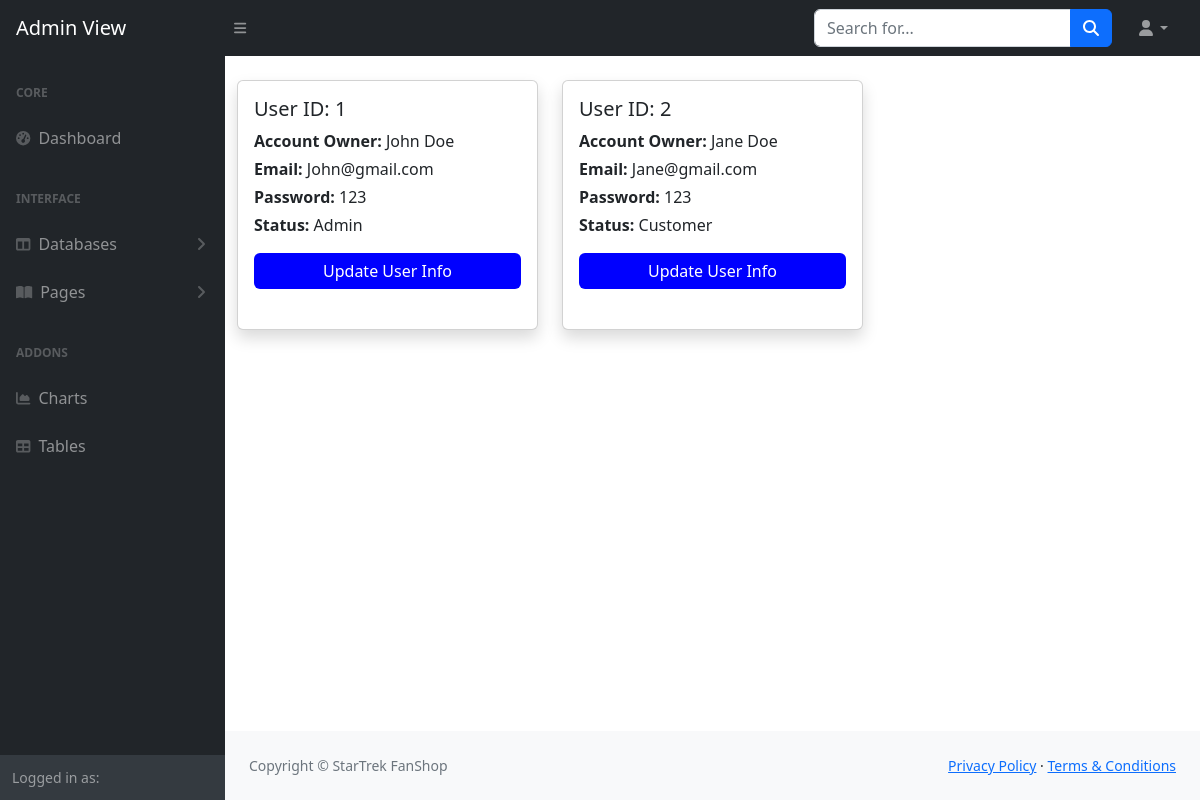
Before: /manage_users with the older database file.
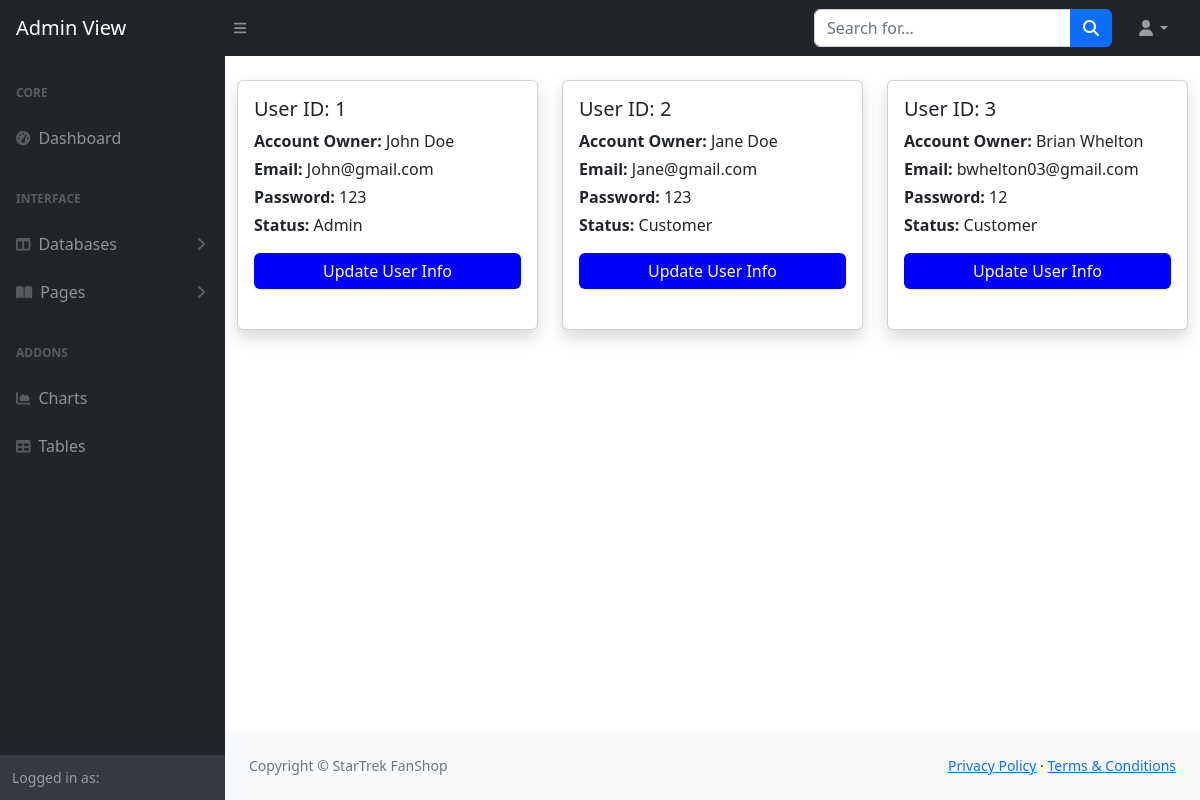
After: the same page with the newer database file.
### tables this page shows
CREATE TABLE users (
        userID INTEGER PRIMARY KEY AUTOINCREMENT,
        firstName TEXT NOT NULL,
        lastName TEXT NOT NULL,
        userEmail TEXT NOT NULL,
        userPassword TEXT NOT NULL,
        isManager BOOLEAN
    );

### app.py (the view)
@app.route('/manage_users', methods=['GET', 'POST'])
def user_management():
    userService = UserService()
    users = userService.get_all_users()
    return render_template('user_management.html', users=users)

### dao/userDAO.py (called while the page is built)
    def get_all_users(self):
        sql = '''SELECT * FROM users '''
        cursor = self.conn.execute(sql)
        row = cursor.fetchall()
        users = []
        if row:
            for row in row:
                user = User(*row)  # Assuming the Product constructor takes the values in the row
                users.append(user)
        return users

### services/UserService.py (called while the page is built)
    def get_all_users(self):
        return self.userDAO.get_all_users()

### templates/user_management.html (shortened to what the changed rows need)
<!DOCTYPE html>
<html lang="en">
    <head>
        <link href="https://cdn.jsdelivr.net/npm/simple-datatables@7.1.2/dist/style.min.css" rel="stylesheet" />
        <link href="{{ url_for('static', filename='css/styles_admin.css') }}" rel="stylesheet" />
    </head>
    <body class="sb-nav-fixed">
        <div id="layoutSidenav">
            <div id="layoutSidenav_content">
            <main>
            <div class="container mt-4">
    <div class="row">
        {% for user in users %}
        <div class="col-md-4 mb-3">
            <div class="card p-3 shadow">
                <h5 class="card-title">User ID: {{ user.userID }}</h5>
                <p class="mb-1"><strong>Account Owner:</strong> {{ user.firstName }} {{ user.lastName }}</p>
                <p class="mb-1"><strong>Email:</strong> {{ user.userEmail }}</p>
                <p class="mb-1"><strong>Password:</strong> {{ user.userPassword }}</p>
                <p class="mb-3"><strong>Status:</strong> {{ "Admin" if user.isManager else "Customer" }}</p>
                <a class="btn btn-outline-dark mt-auto" style="background-color: blue; color: white; border: none;" href="{{ url_for('manage_user', userID=user.userID) }}">Update User Info</a>
                <br>
            </div>
        </div>
        {% endfor %}
    </div>
</div>
            </main>
            </div>
        </div>
    </body>
</html>

Changed rows visible on the page:
added users: userID "3", firstName "Brian", lastName "Whelton", userEmail "bwhelton03@gmail.com", userPassword "12", isManager "Customer"
